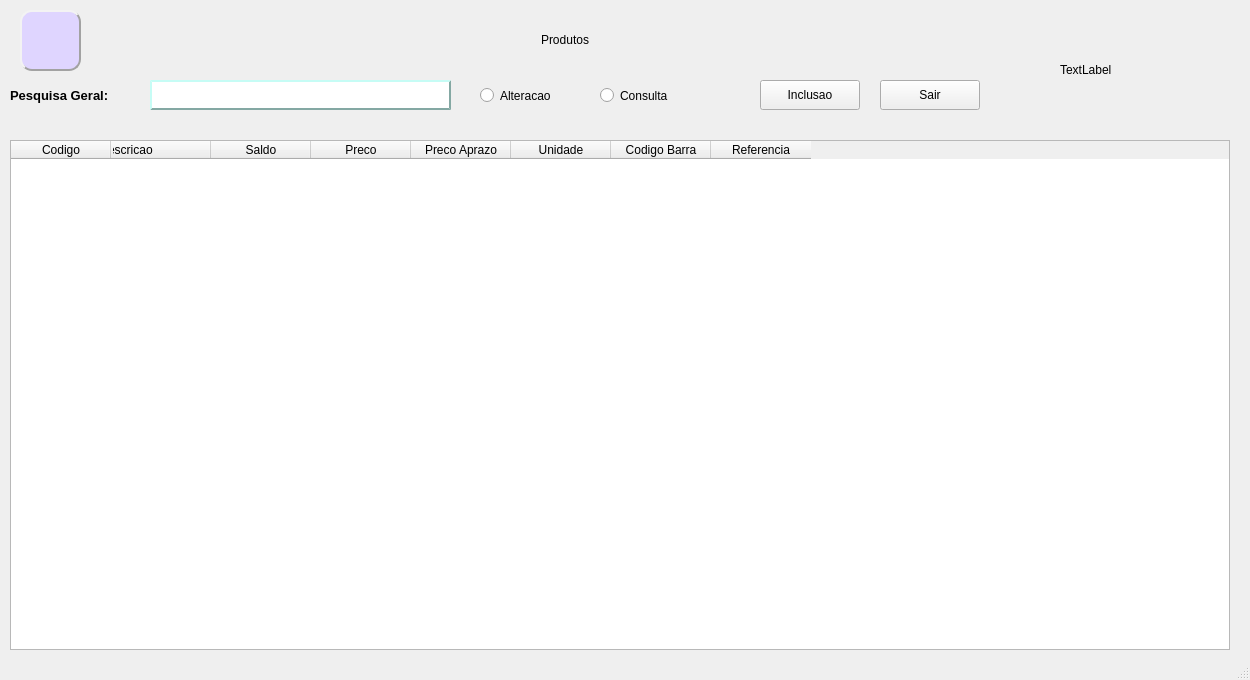
<?xml version="1.0" encoding="UTF-8"?>
<ui version="4.0">
 <class>MainWindow</class>
 <widget class="QMainWindow" name="MainWindow">
  <property name="geometry">
   <rect>
    <x>0</x>
    <y>0</y>
    <width>1250</width>
    <height>680</height>
   </rect>
  </property>
  <property name="windowTitle">
   <string>MainWindow</string>
  </property>
  <property name="styleSheet">
   <string notr="true"/>
  </property>
  <widget class="QWidget" name="centralwidget">
   <widget class="QTableWidget" name="tableWidget">
    <property name="geometry">
     <rect>
      <x>10</x>
      <y>140</y>
      <width>1220</width>
      <height>510</height>
     </rect>
    </property>
    <property name="styleSheet">
     <string notr="true">font: 700 13pt &quot;Courier&quot;;</string>
    </property>
    <attribute name="horizontalHeaderVisible">
     <bool>true</bool>
    </attribute>
    <attribute name="horizontalHeaderCascadingSectionResizes">
     <bool>false</bool>
    </attribute>
    <attribute name="verticalHeaderCascadingSectionResizes">
     <bool>true</bool>
    </attribute>
    <column>
     <property name="text">
      <string notr="true">Codigo</string>
     </property>
    </column>
    <column>
     <property name="text">
      <string>Descricao                     </string>
     </property>
    </column>
    <column>
     <property name="text">
      <string>Saldo</string>
     </property>
    </column>
    <column>
     <property name="text">
      <string>Preco</string>
     </property>
    </column>
    <column>
     <property name="text">
      <string>Preco Aprazo</string>
     </property>
    </column>
    <column>
     <property name="text">
      <string>Unidade</string>
     </property>
    </column>
    <column>
     <property name="text">
      <string>Codigo Barra</string>
     </property>
    </column>
    <column>
     <property name="text">
      <string>Referencia</string>
     </property>
    </column>
   </widget>
   <widget class="QLabel" name="tit_produto">
    <property name="geometry">
     <rect>
      <x>100</x>
      <y>10</y>
      <width>930</width>
      <height>60</height>
     </rect>
    </property>
    <property name="styleSheet">
     <string notr="true">font: 700 16pt &quot;Segoe UI&quot;;</string>
    </property>
    <property name="text">
     <string>Produtos</string>
    </property>
    <property name="alignment">
     <set>Qt::AlignCenter</set>
    </property>
   </widget>
   <widget class="QLabel" name="label_pesquisa">
    <property name="geometry">
     <rect>
      <x>10</x>
      <y>80</y>
      <width>130</width>
      <height>30</height>
     </rect>
    </property>
    <property name="sizePolicy">
     <sizepolicy hsizetype="Maximum" vsizetype="Preferred">
      <horstretch>0</horstretch>
      <verstretch>0</verstretch>
     </sizepolicy>
    </property>
    <property name="font">
     <font>
      <family>Arial</family>
      <pointsize>10</pointsize>
      <italic>false</italic>
      <bold>true</bold>
     </font>
    </property>
    <property name="styleSheet">
     <string notr="true"/>
    </property>
    <property name="text">
     <string>Pesquisa Geral:</string>
    </property>
   </widget>
   <widget class="QLineEdit" name="pesquisa">
    <property name="geometry">
     <rect>
      <x>150</x>
      <y>80</y>
      <width>301</width>
      <height>30</height>
     </rect>
    </property>
    <property name="styleSheet">
     <string notr="true">background-color: rgb(255, 255, 255);
border-color: rgb(132, 168, 163);
border-style: Outset;
border-width: 2px;
border-radius: 0px;


</string>
    </property>
    <property name="maxLength">
     <number>40</number>
    </property>
   </widget>
   <widget class="QPushButton" name="bt_inclusao">
    <property name="geometry">
     <rect>
      <x>760</x>
      <y>80</y>
      <width>100</width>
      <height>30</height>
     </rect>
    </property>
    <property name="styleSheet">
     <string notr="true"/>
    </property>
    <property name="text">
     <string>Inclusao</string>
    </property>
   </widget>
   <widget class="QRadioButton" name="rb_alteracao">
    <property name="geometry">
     <rect>
      <x>480</x>
      <y>80</y>
      <width>100</width>
      <height>31</height>
     </rect>
    </property>
    <property name="styleSheet">
     <string notr="true"/>
    </property>
    <property name="text">
     <string>Alteracao</string>
    </property>
   </widget>
   <widget class="QRadioButton" name="rb_consulta">
    <property name="geometry">
     <rect>
      <x>600</x>
      <y>80</y>
      <width>100</width>
      <height>31</height>
     </rect>
    </property>
    <property name="styleSheet">
     <string notr="true"/>
    </property>
    <property name="text">
     <string>Consulta</string>
    </property>
   </widget>
   <widget class="QPushButton" name="bt_sair">
    <property name="geometry">
     <rect>
      <x>880</x>
      <y>80</y>
      <width>100</width>
      <height>30</height>
     </rect>
    </property>
    <property name="styleSheet">
     <string notr="true"/>
    </property>
    <property name="text">
     <string>Sair</string>
    </property>
   </widget>
   <widget class="QLabel" name="empresa">
    <property name="geometry">
     <rect>
      <x>20</x>
      <y>10</y>
      <width>61</width>
      <height>61</height>
     </rect>
    </property>
    <property name="styleSheet">
     <string notr="true">font: 81 10pt &quot;Rockwell Extra Bold&quot;;

background-color: rgb(223, 213, 255);

border-color: rgb(162, 162, 162);

border-style: Outset;
border-width: 2px;
border-radius: 12px;</string>
    </property>
    <property name="text">
     <string/>
    </property>
    <property name="pixmap">
     <pixmap>CADASTRO.png</pixmap>
    </property>
    <property name="scaledContents">
     <bool>true</bool>
    </property>
   </widget>
   <widget class="QLabel" name="imagem_produto">
    <property name="geometry">
     <rect>
      <x>1060</x>
      <y>10</y>
      <width>170</width>
      <height>120</height>
     </rect>
    </property>
    <property name="text">
     <string>TextLabel</string>
    </property>
   </widget>
  </widget>
  <widget class="QStatusBar" name="statusBar"/>
 </widget>
 <tabstops>
  <tabstop>pesquisa</tabstop>
  <tabstop>rb_alteracao</tabstop>
  <tabstop>rb_consulta</tabstop>
  <tabstop>bt_inclusao</tabstop>
  <tabstop>bt_sair</tabstop>
  <tabstop>tableWidget</tabstop>
 </tabstops>
 <resources/>
 <connections/>
</ui>
